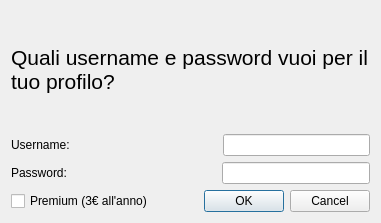
<?xml version="1.0" encoding="UTF-8"?>
<ui version="4.0">
 <class>Registrazione</class>
 <widget class="QDialog" name="Registrazione">
  <property name="geometry">
   <rect>
    <x>0</x>
    <y>0</y>
    <width>381</width>
    <height>223</height>
   </rect>
  </property>
  <property name="maximumSize">
   <size>
    <width>455</width>
    <height>296</height>
   </size>
  </property>
  <property name="windowTitle">
   <string>Registrazione</string>
  </property>
  <layout class="QVBoxLayout" name="verticalLayout">
   <item>
    <widget class="QLabel" name="label">
     <property name="text">
      <string>&lt;html&gt;&lt;head/&gt;&lt;body&gt;&lt;p&gt;&lt;span style=&quot; font-size:16pt;&quot;&gt;Quali username e password vuoi per il&lt;br&gt; tuo profilo?&lt;/span&gt;&lt;/p&gt;&lt;/body&gt;&lt;/html&gt;</string>
     </property>
    </widget>
   </item>
   <item>
    <layout class="QHBoxLayout" name="horizontalLayout">
     <item>
      <widget class="QLabel" name="label_2">
       <property name="text">
        <string>Username:</string>
       </property>
      </widget>
     </item>
     <item>
      <spacer name="horizontalSpacer">
       <property name="orientation">
        <enum>Qt::Horizontal</enum>
       </property>
       <property name="sizeHint" stdset="0">
        <size>
         <width>40</width>
         <height>20</height>
        </size>
       </property>
      </spacer>
     </item>
     <item>
      <widget class="QLineEdit" name="username"/>
     </item>
    </layout>
   </item>
   <item>
    <layout class="QHBoxLayout" name="horizontalLayout_2">
     <item>
      <widget class="QLabel" name="label_3">
       <property name="text">
        <string>Password:</string>
       </property>
      </widget>
     </item>
     <item>
      <spacer name="horizontalSpacer_2">
       <property name="orientation">
        <enum>Qt::Horizontal</enum>
       </property>
       <property name="sizeHint" stdset="0">
        <size>
         <width>40</width>
         <height>20</height>
        </size>
       </property>
      </spacer>
     </item>
     <item>
      <widget class="QLineEdit" name="password"/>
     </item>
    </layout>
   </item>
   <item>
    <layout class="QHBoxLayout" name="horizontalLayout_3">
     <item>
      <widget class="QCheckBox" name="Premium">
       <property name="text">
        <string>Premium (3€ all'anno)</string>
       </property>
      </widget>
     </item>
     <item>
      <widget class="QDialogButtonBox" name="buttonBox">
       <property name="orientation">
        <enum>Qt::Horizontal</enum>
       </property>
       <property name="standardButtons">
        <set>QDialogButtonBox::Cancel|QDialogButtonBox::Ok</set>
       </property>
      </widget>
     </item>
    </layout>
   </item>
  </layout>
 </widget>
 <resources/>
 <connections>
  <connection>
   <sender>buttonBox</sender>
   <signal>accepted()</signal>
   <receiver>Registrazione</receiver>
   <slot>accept()</slot>
   <hints>
    <hint type="sourcelabel">
     <x>248</x>
     <y>254</y>
    </hint>
    <hint type="destinationlabel">
     <x>157</x>
     <y>274</y>
    </hint>
   </hints>
  </connection>
  <connection>
   <sender>buttonBox</sender>
   <signal>rejected()</signal>
   <receiver>Registrazione</receiver>
   <slot>reject()</slot>
   <hints>
    <hint type="sourcelabel">
     <x>316</x>
     <y>260</y>
    </hint>
    <hint type="destinationlabel">
     <x>286</x>
     <y>274</y>
    </hint>
   </hints>
  </connection>
 </connections>
</ui>
